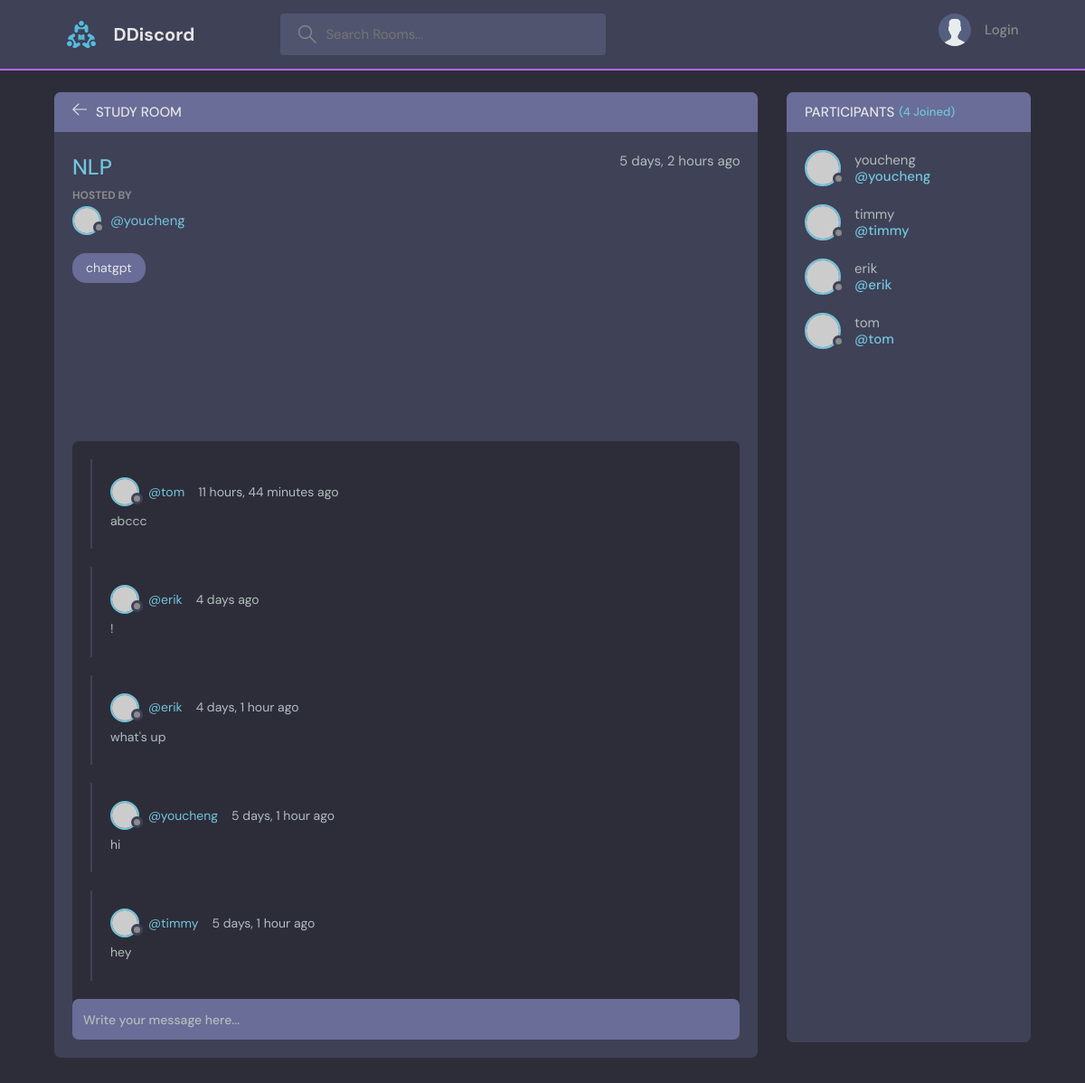
The page /room/1/ on the database its author committed.
### base/models.py (models this page shows, shortened)
class Room(models.Model): #Room 是 Topic 的child
    host = models.ForeignKey(User, on_delete=models.SET_NULL, null=True)
    topic = models.ForeignKey(Topic, on_delete=models.SET_NULL, null=True) #Class topic在上面，所以直接用，如果是在下面，要以字串'Topic'呼叫
    name = models.CharField(max_length=200)
    description = models.TextField(null=True, blank=True)
    participants = models.ManyToManyField(
        User, related_name='participants', blank=True) #前面用過User表格了，這裡要在取用另一個User表格，所以要related_name
    updated = models.DateTimeField(auto_now=True)
    created = models.DateTimeField(auto_now_add=True)
    class Meta:
       ordering = ['-updated', '-created']

class Topic(models.Model):
    name = models.CharField(max_length=200)
    def __str__(self):
        return self.name

class Message(models.Model):                                    #user 是one-to-many:一個使用者對多個留言
    user = models.ForeignKey(User, on_delete=models.CASCADE) #django內建user model，直接import就可以用
    room = models.ForeignKey(Room, on_delete=models.CASCADE)#Room 是parent table，on_delete:當parent table被刪除時，要怎麼做
    body = models.TextField()
    updated = models.DateTimeField(auto_now=True)
    created = models.DateTimeField(auto_now_add=True)
    class Meta:
        ordering = ['-updated', '-created']

### base/views.py (the view, shortened to what this page needs)
# urls.py: path('room/<str:pk>/', views.room, name="room"),
def room(request,pk):
    room = Room.objects.get(id=pk)
    room_messages = room.message_set.all() # query child object of a specific room:message是Model name(小寫)，跟room有關的message
    participants = room.participants.all()
    context = {'room': room,
               'room_messages':room_messages,
               'participants':participants
               }
    return render(request, "base/room.html",context)

### base/templates/base/room.html (shortened to what this page needs)
{% extends 'main.html' %}
{% block content %}
    <main class="profile-page layout layout--2">
      <div class="container">
        <div class="room">
          <div class="room__top">
            <div class="room__topLeft">
              <a href="{% url 'home' %}">
                <svg version="1.1" xmlns="http://www.w3.org/2000/svg" width="32" height="32" viewBox="0 0 32 32">
                  <title>arrow-left</title>
                  <path
                    d="M13.723 2.286l-13.723 13.714 13.719 13.714 1.616-1.611-10.96-10.96h27.625v-2.286h-27.625l10.965-10.965-1.616-1.607z"
                  ></path>
                </svg>
              </a>
              <h3>Study Room</h3>
            </div>
          </div>
          <div class="room__box scroll">
            <div class="room__header scroll">
              <div class="room__info">
                <h3>{{room.name}}</h3>
                <span>{{room.created|timesince}} ago</span>
              </div>
              <div class="room__hosted">
                <p>Hosted By</p>
                <a href="{% url 'user-profile' room.host.id%}" class="room__author">
                  <div class="avatar avatar--small">
                    <img src="https://randomuser.me/api/portraits/men/37.jpg" />
                  </div>
                  <span>@{{room.host.username}}</span>
                </a>
              </div>
              <span class="room__topics">{{room.topic}}</span>
            </div>
            <div class="room__conversation">
              <div class="threads scroll">
              {% for message in room_messages %}
                <div class="thread">
                  <div class="thread__top">
                    <div class="thread__author">
                      <a href="{% url 'user-profile' message.user.id %}" class="thread__authorInfo">
                        <div class="avatar avatar--small">
                          <img src="https://randomuser.me/api/portraits/men/37.jpg" />
                        </div>
                        <span>@{{message.user.username}}</span>
                      </a>
                      <span class="thread__date">{{message.created|timesince}} ago</span>
                    </div>
                  </div>
                  <div class="thread__details">
                    {{message.body}}
                  </div>
                </div>
              {% endfor %}
              </div>
            </div>
          </div>
          <div class="room__message">
            <form action="" method="POST">
              <input name="body" placeholder="Write your message here..." /></form>
          </div>
        </div>
        <div class="participants">
          <h3 class="participants__top">Participants <span>({{participants.count}} Joined)</span></h3>
          <div class="participants__list scroll">
            {% for user in participants %}
            <a href="{% url 'user-profile' user.id %}" class="participant">
              <div class="avatar avatar--medium">
                <img src="https://randomuser.me/api/portraits/men/37.jpg" />
              </div>
              <p>
                {{user.username}}
                <span>@{{user.username}}</span>
              </p>
            </a>
            {% endfor %}
          </div>
        </div>
      </div>
    </main>
{% endblock content %}

### rows shown on the page
Room: name "NLP", created "5 days, 2 hours", host.username "youcheng", topic "chatgpt"
Message: user.username "tom", created "11 hours, 44 minutes", body "abccc"
Message: user.username "erik", created "4 days", body "!"
Message: user.username "erik", created "4 days, 1 hour", body "what's up"
Message: user.username "youcheng", created "5 days, 1 hour", body "hi"
Message: user.username "timmy", created "5 days, 1 hour", body "hey"

### other values the page prints
{{ participants.count }} "4"
{{ user.username }} "youcheng"
{{ user.username }} "timmy"
{{ user.username }} "erik"
{{ user.username }} "tom"
